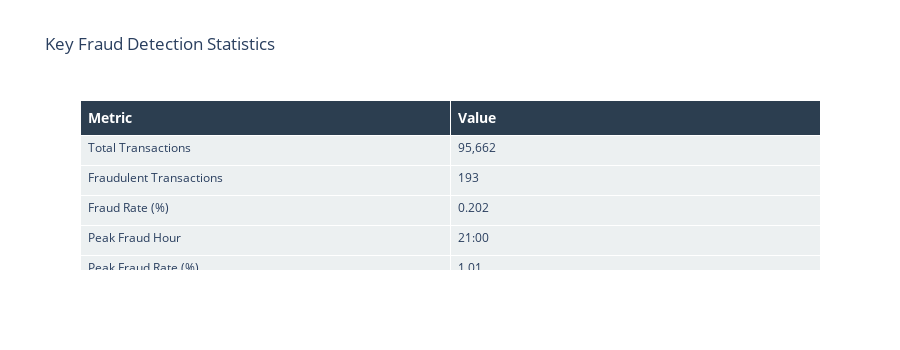

Here is the notebook cell this chart was saved with:
### Markdown cell above
## 7. Summary Statistics

### Code cell
# Create summary dataframe
summary_data = {
    'Metric': [
        'Total Transactions',
        'Fraudulent Transactions', 
        'Fraud Rate (%)',
        'Peak Fraud Hour',
        'Peak Fraud Rate (%)',
        'Avg Daily Fraud Rate (%)'
    ],
    'Value': [
        f"{total_count:,}",
        f"{fraud_count:,}",
        f"{fraud_rate:.3f}",
        f"{hourly_fraud['rate'].idxmax()}:00",
        f"{hourly_fraud['rate'].max():.2f}",
        f"{daily_fraud['rate'].mean():.2f}"
    ]
}

summary_df = pd.DataFrame(summary_data)

# Display as interactive table
fig = go.Figure(data=[go.Table(
    header=dict(
        values=['<b>Metric</b>', '<b>Value</b>'],
        fill_color='#2C3E50',
        font=dict(color='white', size=14),
        align='left'
    ),
    cells=dict(
        values=[summary_df['Metric'], summary_df['Value']],
        fill_color='#ECF0F1',
        font=dict(size=12),
        align='left',
        height=30
    )
)])

fig.update_layout(
    title='Key Fraud Detection Statistics',
    height=350
)

fig.show()

### Figure 1 — Plotly figure (JSON) as saved in the notebook; plotly's stock layout.template omitted (floating-point values rounded to 4 significant figures)
{"data": [{"cells": {"align": "left", "fill": {"color": "#ECF0F1"}, "font": {"size": 12}, "height": 30, "values": [["Total Transactions", "Fraudulent Transactions", "Fraud Rate (%)", "Peak Fraud Hour", "Peak Fraud Rate (%)", "Avg Daily Fraud Rate (%)"], ["95,662", "193", "0.202", "21:00", "1.01", "0.21"]]}, "header": {"align": "left", "fill": {"color": "#2C3E50"}, "font": {"color": "white", "size": 14}, "values": ["<b>Metric</b>", "<b>Value</b>"]}, "type": "table"}], "layout": {"height": 350, "title": {"text": "Key Fraud Detection Statistics"}}}
